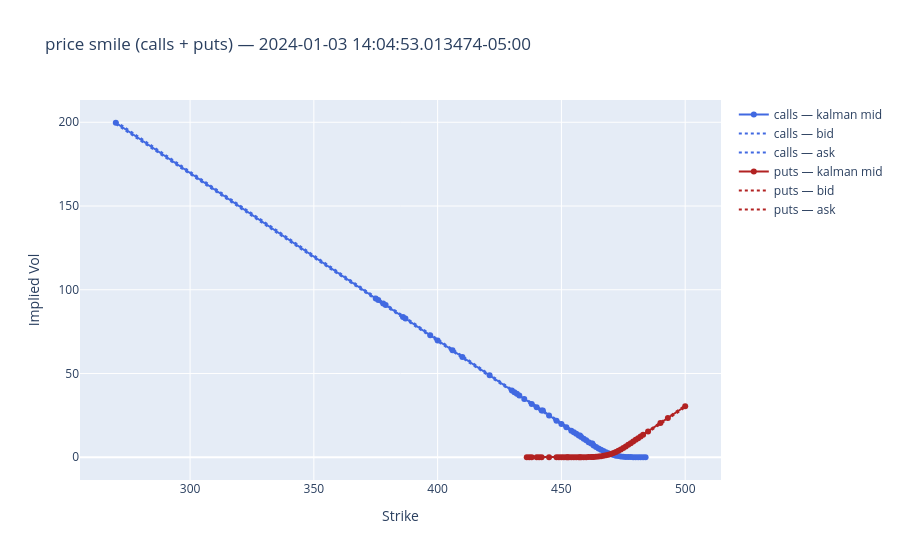

This figure's notebook cell:
### Code cell
df_filtered_price = df_price_surface_wide.filter(
    pl.all_horizontal(pl.all().is_not_null()) & pl.all_horizontal(cs.float().is_not_nan())
)
df_price_surface_long = df_quote_result.rename({"kalman_price": "observed_price"})

strikes_all = sorted(df_price_surface_long["strike"].unique().to_list())
strikes_C = sorted(df_price_surface_long.filter(pl.col("is_call"))["strike"].unique().to_list())
strikes_P = sorted(df_price_surface_long.filter(~pl.col("is_call"))["strike"].unique().to_list())

_, expiry, _ = _u.parse_option_ticker(
    df_tickers.filter(pl.col("ticker").str.contains("C"))["ticker"][0]
)

row_idx = df_filtered_price.shape[0] // 2  # ← change this (0 to df_filtered.shape[0]-1)
snapshot_ts = df_filtered_price["ts_ns"][row_idx]
row = df_price_surface_wide.filter(pl.col("ts_ns") <= snapshot_ts).tail(1)

fig = go.Figure()

fig.add_trace(
    go.Scatter(
        x=strikes_C,
        y=[row[f"observed_price_{int(k)}_C"][0] for k in strikes_C],
        mode="lines+markers",
        name="calls — kalman mid",
        line=dict(color="royalblue"),
    )
)
fig.add_trace(
    go.Scatter(
        x=strikes_C,
        y=[row[f"bid_price_{int(k)}_C"][0] for k in strikes_C],
        mode="lines",
        name="calls — bid",
        line=dict(color="royalblue", dash="dot"),
    )
)
fig.add_trace(
    go.Scatter(
        x=strikes_C,
        y=[row[f"ask_price_{int(k)}_C"][0] for k in strikes_C],
        mode="lines",
        name="calls — ask",
        line=dict(color="royalblue", dash="dot"),
    )
)

fig.add_trace(
    go.Scatter(
        x=strikes_P,
        y=[row[f"observed_price_{int(k)}_P"][0] for k in strikes_P],
        mode="lines+markers",
        name="puts — kalman mid",
        line=dict(color="firebrick"),
    )
)
fig.add_trace(
    go.Scatter(
        x=strikes_P,
        y=[row[f"bid_price_{int(k)}_P"][0] for k in strikes_P],
        mode="lines",
        name="puts — bid",
        line=dict(color="firebrick", dash="dot"),
    )
)
fig.add_trace(
    go.Scatter(
        x=strikes_P,
        y=[row[f"ask_price_{int(k)}_P"][0] for k in strikes_P],
        mode="lines",
        name="puts — ask",
        line=dict(color="firebrick", dash="dot"),
    )
)

fig.update_layout(
    title=f"price smile (calls + puts) — {snapshot_ts}",
    xaxis_title="Strike",
    yaxis_title="Implied Vol",
)
fig.show()

### Figure 1 — Plotly figure (JSON) as saved in the notebook; plotly's stock layout.template omitted (floating-point values rounded to 4 significant figures)
{"data": [{"line": {"color": "royalblue"}, "mode": "lines+markers", "name": "calls — kalman mid", "type": "scatter", "x": [270, 375, 376, 378, 379, 386, 387, 397, 400, 406, 410, 421, 430, 431, 432, 433, 435, 438, 440, 442, 442.5, 445, 448, 450, 452, 454, 455, 456, 457, 457.5, 458, 459, 460, 461, 462, 462.5, 463, 464, 465, 466, 467, 468, 469, 470, 471, 472, 473, 474, 475, 476, 477, 478, 479, 480, 481, 482, 483, 484], "y": [199.7, 94.76, 93.84, 91.77, 90.89, 83.79, 82.85, 72.83, 69.77, 63.92, 59.8, 48.92, 39.82, 38.86, 37.87, 36.88, 34.85, 31.86, 29.9, 27.94, 27.94, 24.93, 21.8, 19.91, 17.91, 15.89, 15.02, 13.99, 13.01, 13.01, 12.08, 11.05, 10.1, 9.031, 8.176, 8.176, 7.011, 6.107, 5.284, 4.462, 3.698, 2.995, 2.364, 1.815, 1.36, 0.9866, 0.7026, 0.4828, 0.3231, 0.2243, 0.1436, 0.1022, 0.06471, 0.05404, 0.03446, 0.02368, 0.02143, 0.02295]}, {"line": {"color": "royalblue", "dash": "dot"}, "mode": "lines", "name": "calls — bid", "type": "scatter", "x": [270, 375, 376, 378, 379, 386, 387, 397, 400, 406, 410, 421, 430, 431, 432, 433, 435, 438, 440, 442, 442.5, 445, 448, 450, 452, 454, 455, 456, 457, 457.5, 458, 459, 460, 461, 462, 462.5, 463, 464, 465, 466, 467, 468, 469, 470, 471, 472, 473, 474, 475, 476, 477, 478, 479, 480, 481, 482, 483, 484], "y": [199.0, 94.3, 93.29, 91.3, 90.28, 83.31, 82.31, 72.33, 69.32, 63.31, 59.34, 48.3, 39.36, 38.29, 37.35, 36.35, 34.37, 31.29, 29.37, 27.36, 27.36, 24.37, 21.49, 19.61, 17.61, 15.47, 14.53, 13.52, 12.58, 12.58, 11.65, 10.64, 9.61, 8.73, 7.8, 7.8, 6.99, 6.09, 5.22, 4.42, 3.66, 2.97, 2.35, 1.8, 1.35, 0.98, 0.7, 0.48, 0.32, 0.22, 0.14, 0.1, 0.06, 0.05, 0.03, 0.02, 0.02, 0.02]}, {"line": {"color": "royalblue", "dash": "dot"}, "mode": "lines", "name": "calls — ask", "type": "scatter", "x": [270, 375, 376, 378, 379, 386, 387, 397, 400, 406, 410, 421, 430, 431, 432, 433, 435, 438, 440, 442, 442.5, 445, 448, 450, 452, 454, 455, 456, 457, 457.5, 458, 459, 460, 461, 462, 462.5, 463, 464, 465, 466, 467, 468, 469, 470, 471, 472, 473, 474, 475, 476, 477, 478, 479, 480, 481, 482, 483, 484], "y": [200.5, 95.38, 94.46, 92.36, 91.48, 84.34, 83.46, 73.42, 70.4, 64.51, 60.41, 49.47, 40.42, 39.44, 38.44, 37.51, 35.46, 32.46, 30.45, 28.43, 28.43, 25.55, 22.46, 20.46, 18.51, 16.49, 15.49, 14.49, 13.48, 13.48, 12.5, 11.48, 10.53, 9.56, 8.6, 8.6, 7.13, 6.22, 5.34, 4.5, 3.72, 3.01, 2.38, 1.82, 1.37, 1, 0.71, 0.49, 0.33, 0.23, 0.15, 0.11, 0.07, 0.06, 0.04, 0.03, 0.03, 0.03]}, {"line": {"color": "firebrick"}, "mode": "lines+markers", "name": "puts — kalman mid", "type": "scatter", "x": [436, 437, 438, 440, 441, 442, 445, 448, 449, 450, 451, 452, 452.5, 453, 454, 455, 456, 457, 457.5, 458, 459, 460, 461, 462, 462.5, 463, 464, 465, 466, 467, 468, 469, 470, 471, 472, 473, 474, 475, 476, 477, 478, 479, 480, 481, 482, 483, 485, 490, 493, 500], "y": [0.02398, 0.0238, 0.02428, 0.02438, 0.02454, 0.02175, 0.02398, 0.02407, 0.0241, 0.02422, 0.0246, 0.02548, 0.02548, 0.02574, 0.03392, 0.03494, 0.03686, 0.04509, 0.04509, 0.05506, 0.06506, 0.08525, 0.1069, 0.1553, 0.1553, 0.2247, 0.3167, 0.4452, 0.6152, 0.8543, 1.144, 1.524, 1.983, 2.529, 3.166, 3.882, 4.69, 5.565, 6.498, 7.485, 8.406, 9.46, 10.47, 11.43, 12.4, 13.41, 15.46, 20.44, 23.44, 30.46]}, {"line": {"color": "firebrick", "dash": "dot"}, "mode": "lines", "name": "puts — bid", "type": "scatter", "x": [436, 437, 438, 440, 441, 442, 445, 448, 449, 450, 451, 452, 452.5, 453, 454, 455, 456, 457, 457.5, 458, 459, 460, 461, 462, 462.5, 463, 464, 465, 466, 467, 468, 469, 470, 471, 472, 473, 474, 475, 476, 477, 478, 479, 480, 481, 482, 483, 485, 490, 493, 500], "y": [0.02, 0.02, 0.02, 0.02, 0.02, 0.02, 0.02, 0.02, 0.02, 0.02, 0.02, 0.02, 0.02, 0.02, 0.03, 0.03, 0.03, 0.04, 0.04, 0.05, 0.06, 0.08, 0.1, 0.15, 0.15, 0.22, 0.31, 0.44, 0.61, 0.85, 1.14, 1.52, 1.98, 2.52, 3.14, 3.84, 4.63, 5.5, 6.43, 7.4, 8.16, 8.86, 9.88, 10.87, 11.85, 12.86, 14.89, 19.83, 22.86, 29.86]}, {"line": {"color": "firebrick", "dash": "dot"}, "mode": "lines", "name": "puts — ask", "type": "scatter", "x": [436, 437, 438, 440, 441, 442, 445, 448, 449, 450, 451, 452, 452.5, 453, 454, 455, 456, 457, 457.5, 458, 459, 460, 461, 462, 462.5, 463, 464, 465, 466, 467, 468, 469, 470, 471, 472, 473, 474, 475, 476, 477, 478, 479, 480, 481, 482, 483, 485, 490, 493, 500], "y": [0.03, 0.03, 0.03, 0.03, 0.03, 0.03, 0.03, 0.03, 0.03, 0.03, 0.03, 0.03, 0.03, 0.03, 0.04, 0.04, 0.04, 0.05, 0.05, 0.06, 0.07, 0.09, 0.11, 0.16, 0.16, 0.23, 0.32, 0.45, 0.62, 0.86, 1.15, 1.53, 1.99, 2.54, 3.19, 3.91, 4.73, 5.64, 6.58, 7.57, 8.71, 9.74, 10.71, 11.66, 12.7, 13.7, 15.73, 20.94, 23.95, 30.95]}], "layout": {"title": {"text": "price smile (calls + puts) — 2024-01-03 14:04:53.013474-05:00"}, "xaxis": {"title": {"text": "Strike"}}, "yaxis": {"title": {"text": "Implied Vol"}}}}
